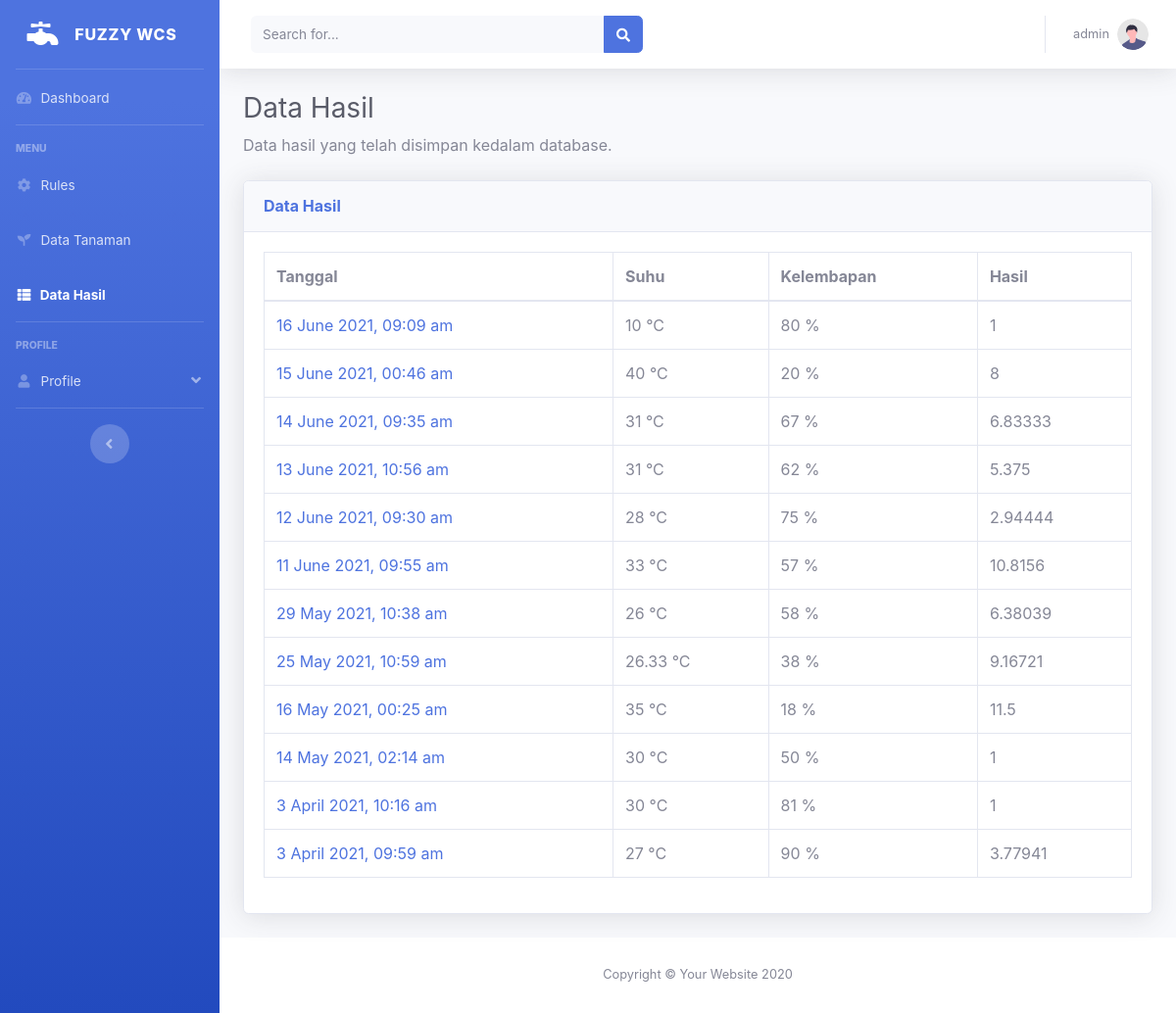
Page /data_hasil.php (signed in) on the committed database.
### tables this page shows
CREATE TABLE `hasil` (
  `id` int(11) NOT NULL,
  `id_data` int(11) NOT NULL,
  `hasil` float NOT NULL
);

CREATE TABLE `data` (
  `id` int(11) NOT NULL,
  `suhu` float DEFAULT NULL,
  `kelembapan` float DEFAULT NULL,
  `tanggal` timestamp NULL DEFAULT current_timestamp() ON UPDATE current_timestamp()
);

### data_hasil.php (the view, shortened to what this page needs)
<?php
$page = "data_hasil";
include "layouts/header.php";
?>
<body id="page-top">
    <div id="wrapper">
        <?php include "layouts/sidebar.php" ?>
        <div id="content-wrapper" class="d-flex flex-column">
            <div id="content">
                <?php include "layouts/topbar.php" ?>
                <div class="container-fluid">
                    <h1 class="h3 mb-2 text-gray-800">Data Hasil</h1>
                    <p class="mb-4">Data hasil yang telah disimpan kedalam database.</p>
                    <div class="card shadow mb-4">
                        <div class="card-header py-3">
                            <h6 class="m-0 font-weight-bold text-primary">Data Hasil</h6>
                        </div>
                        <div class="card-body">
                            <div class="table-responsive">
                                <table class="table table-bordered" id="dataTable" width="100%" cellspacing="0">
                                    <thead>
                                        <tr>
                                            <th>Tanggal</th>
                                            <th>Suhu</th>
                                            <th>Kelembapan</th>
                                            <th>Hasil</th>
                                        </tr>
                                    </thead>
                                    <tbody>
                                        <?php
                                        require_once "koneksi.php";
                                        $sql_data = mysqli_query($con, "SELECT hasil.hasil, data.id, data.suhu, data.kelembapan, data.tanggal FROM hasil INNER JOIN data ON hasil.id_data = data.id ORDER BY data.tanggal DESC") or die("Gagal " . mysqli_error($con));
                                        while ($row = mysqli_fetch_array($sql_data)) {
                                        ?>
                                            <tr>
                                                <td><a href="formula_hasil.php?edit=<?= $row['id'] ?>"><?= date("j F Y, H:i a", strtotime($row['tanggal'])) ?></a></td>
                                                <td><?= $row['suhu']; ?> &degC</td>
                                                <td><?= $row['kelembapan']; ?> %</td>
                                                <td><?= $row['hasil'] ?></td>
                                            </tr>
                                        <?php
                                        }
                                        ?>
                                    </tbody>
                                </table>
                            </div>
                        </div>
                    </div>
                </div>
            </div>
            <?php include "layouts/footer.php" ?>
        </div>
    </div>
</body>
</html>

### layouts/header.php (shortened to what this page needs)
<!DOCTYPE html>
<html lang="en">
<head>
    <link href="vendor/fontawesome-free/css/all.min.css" rel="stylesheet" type="text/css">
    <link href="css/sb-admin-2.min.css" rel="stylesheet">
</head>

### layouts/sidebar.php (shortened to what this page needs)
<ul class="navbar-nav bg-gradient-primary sidebar sidebar-dark accordion" id="accordionSidebar">
    <a class="sidebar-brand d-flex align-items-center justify-content-center" href="index.php">
        <div class="sidebar-brand-icon">
            <i class="fas fa-faucet"></i>
        </div>
        <div class="sidebar-brand-text mx-3">Fuzzy WCS</div>
    </a>
    <hr class="sidebar-divider my-0">
    <li class="nav-item <?php echo ($page == "home" ? "active" : ""); ?>">
        <a class="nav-link" href="index.php">
            <i class="fas fa-fw fa-tachometer-alt"></i>
            <span>Dashboard</span></a>
    </li>
    <hr class="sidebar-divider">
    <div class="sidebar-heading">
        MENU
    </div>
    <li class="nav-item <?php echo ($page == "data_rule" ? "active" : "") ?>">
        <a class="nav-link" href="data_rule.php">
            <i class="fas fa-fw fa-cog"></i>
            <span>Rules</span>
        </a>
    </li>
    <li class="nav-item <?php echo ($page == "data_tanaman" ? "active" : "") ?>">
        <a class="nav-link" href="data_tanaman.php">
            <i class="fas fa-fw fa-seedling"></i>
            <span>Data Tanaman</span>
        </a>
    </li>
    <li class="nav-item <?php echo ($page == "data_hasil" ? "active" : "") ?>">
        <a class="nav-link" href="data_hasil.php">
            <i class="fas fa-fw fa-th-list"></i>
            <span>Data Hasil</span>
        </a>
    </li>
    <hr class="sidebar-divider">
    <div class="sidebar-heading">
        Profile
    </div>
    <li class="nav-item">
        <a class="nav-link" href="#" data-toggle="collapse" data-target="#collapsePages" aria-expanded="true" aria-controls="collapsePages">
            <i class="fas fa-fw fa-user"></i>
            <span>Profile</span>
        </a>
    </li>
    <hr class="sidebar-divider d-none d-md-block">
    <div class="text-center d-none d-md-inline">
        <button class="rounded-circle border-0" id="sidebarToggle"></button>
    </div>
</ul>

### layouts/topbar.php (shortened to what this page needs)
<nav class="navbar navbar-expand navbar-light bg-white topbar mb-4 static-top shadow">
    <form class="d-none d-sm-inline-block form-inline mr-auto ml-md-3 my-2 my-md-0 mw-100 navbar-search">
        <div class="input-group">
            <input type="text" class="form-control bg-light border-0 small" placeholder="Search for..." aria-label="Search" aria-describedby="basic-addon2">
            <div class="input-group-append">
                <button class="btn btn-primary" type="button">
                    <i class="fas fa-search fa-sm"></i>
                </button>
            </div>
        </div>
    </form>
    <ul class="navbar-nav ml-auto">
        <li class="nav-item dropdown no-arrow">
            <a class="nav-link dropdown-toggle" href="#" id="userDropdown" role="button" data-toggle="dropdown" aria-haspopup="true" aria-expanded="false">
                <span class="mr-2 d-none d-lg-inline text-gray-600 small"><?= $_SESSION['username']; ?></span>
                <img class="img-profile rounded-circle" src="img/undraw_profile.svg">
            </a>
        </li>
    </ul>
</nav>

### layouts/footer.php
<footer class="sticky-footer bg-white">
    <div class="container my-auto">
        <div class="copyright text-center my-auto">
            <span>Copyright &copy; Your Website 2020</span>
        </div>
    </div>
</footer>

### rows in the picture
hasil: id_data.tanggal "16 June 2021, 09:09 am", id_data.suhu "10", id_data.kelembapan "80", hasil "1"
hasil: id_data.tanggal "15 June 2021, 00:46 am", id_data.suhu "40", id_data.kelembapan "20", hasil "8"
hasil: id_data.tanggal "14 June 2021, 09:35 am", id_data.suhu "31", id_data.kelembapan "67", hasil "6.83333"
hasil: id_data.tanggal "13 June 2021, 10:56 am", id_data.suhu "31", id_data.kelembapan "62", hasil "5.375"
hasil: id_data.tanggal "12 June 2021, 09:30 am", id_data.suhu "28", id_data.kelembapan "75", hasil "2.94444"
hasil: id_data.tanggal "11 June 2021, 09:55 am", id_data.suhu "33", id_data.kelembapan "57", hasil "10.8156"
hasil: id_data.tanggal "29 May 2021, 10:38 am", id_data.suhu "26", id_data.kelembapan "58", hasil "6.38039"
hasil: id_data.tanggal "25 May 2021, 10:59 am", id_data.suhu "26.33", id_data.kelembapan "38", hasil "9.16721"
hasil: id_data.tanggal "16 May 2021, 00:25 am", id_data.suhu "35", id_data.kelembapan "18", hasil "11.5"
hasil: id_data.tanggal "14 May 2021, 02:14 am", id_data.suhu "30", id_data.kelembapan "50", hasil "1"
hasil: id_data.tanggal "3 April 2021, 10:16 am", id_data.suhu "30", id_data.kelembapan "81", hasil "1"
hasil: id_data.tanggal "3 April 2021, 09:59 am", id_data.suhu "27", id_data.kelembapan "90", hasil "3.77941"

### other values in the picture
$_SESSION['username'] "admin"
